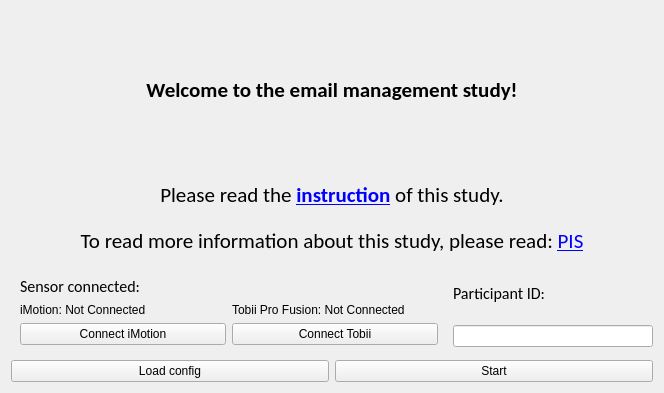
<?xml version="1.0" encoding="UTF-8"?>
<ui version="4.0">
 <class>Form</class>
 <widget class="QWidget" name="Form">
  <property name="geometry">
   <rect>
    <x>0</x>
    <y>0</y>
    <width>664</width>
    <height>393</height>
   </rect>
  </property>
  <property name="sizePolicy">
   <sizepolicy hsizetype="Fixed" vsizetype="Fixed">
    <horstretch>0</horstretch>
    <verstretch>0</verstretch>
   </sizepolicy>
  </property>
  <property name="windowTitle">
   <string>Form</string>
  </property>
  <layout class="QVBoxLayout" name="verticalLayout">
   <item>
    <widget class="QLabel" name="welcomeText">
     <property name="font">
      <font>
       <family>Calibri</family>
       <pointsize>16</pointsize>
       <weight>75</weight>
       <bold>true</bold>
      </font>
     </property>
     <property name="text">
      <string>Welcome to the email management study!</string>
     </property>
     <property name="alignment">
      <set>Qt::AlignCenter</set>
     </property>
    </widget>
   </item>
   <item>
    <widget class="QLabel" name="instructionText">
     <property name="maximumSize">
      <size>
       <width>16777215</width>
       <height>40</height>
      </size>
     </property>
     <property name="font">
      <font>
       <family>Calibri</family>
       <pointsize>14</pointsize>
      </font>
     </property>
     <property name="text">
      <string>&lt;html&gt;&lt;head/&gt;&lt;body&gt;&lt;p align=&quot;center&quot;&gt;&lt;span style=&quot; font-size:16pt;&quot;&gt;Please read the &lt;/span&gt;&lt;a href=&quot;https://docs.google.com/document/d/1d0MWLS5C5B_tiBdBng1-Ru4tBk5IxHT0jPPbmEjbNpc/edit?usp=sharing&quot;&gt;&lt;span style=&quot; font-size:16pt; font-weight:600; text-decoration: underline; color:#0000ff;&quot;&gt;instruction&lt;/span&gt;&lt;/a&gt;&lt;span style=&quot; font-size:16pt;&quot;&gt; of this study.&lt;/span&gt;&lt;/p&gt;&lt;/body&gt;&lt;/html&gt;</string>
     </property>
     <property name="openExternalLinks">
      <bool>true</bool>
     </property>
    </widget>
   </item>
   <item>
    <widget class="QLabel" name="pisText">
     <property name="maximumSize">
      <size>
       <width>16777215</width>
       <height>40</height>
      </size>
     </property>
     <property name="font">
      <font>
       <family>Calibri</family>
       <pointsize>14</pointsize>
      </font>
     </property>
     <property name="text">
      <string>&lt;html&gt;&lt;head/&gt;&lt;body&gt;&lt;p align=&quot;center&quot;&gt;&lt;span style=&quot; font-size:16pt;&quot;&gt;To read more information about this study, please read: &lt;/span&gt;&lt;a href=&quot;https://docs.google.com/document/d/18lyiYHoOldrJdRsYynBfQl9AJ7M8pi8K/edit?usp=sharing&amp;amp;ouid=116957886018192928838&amp;amp;rtpof=true&amp;amp;sd=true&quot;&gt;&lt;span style=&quot; font-size:16pt; text-decoration: underline; color:#0000ff;&quot;&gt;PIS&lt;/span&gt;&lt;/a&gt;&lt;/p&gt;&lt;/body&gt;&lt;/html&gt;</string>
     </property>
     <property name="openExternalLinks">
      <bool>true</bool>
     </property>
    </widget>
   </item>
   <item>
    <layout class="QHBoxLayout" name="horizontalLayout">
     <item>
      <widget class="QWidget" name="sensorsWidget" native="true">
       <layout class="QVBoxLayout" name="sensorConnectSection">
        <item>
         <widget class="QLabel" name="label_5">
          <property name="maximumSize">
           <size>
            <width>16777215</width>
            <height>40</height>
           </size>
          </property>
          <property name="font">
           <font>
            <family>Calibri</family>
            <pointsize>12</pointsize>
           </font>
          </property>
          <property name="text">
           <string>Sensor connected:</string>
          </property>
         </widget>
        </item>
        <item>
         <layout class="QHBoxLayout" name="horizontalLayout_2">
          <item>
           <layout class="QVBoxLayout" name="iMotion">
            <item>
             <widget class="QLabel" name="imotionLabel">
              <property name="maximumSize">
               <size>
                <width>16777215</width>
                <height>40</height>
               </size>
              </property>
              <property name="text">
               <string>iMotion: Not Connected</string>
              </property>
             </widget>
            </item>
            <item>
             <widget class="QPushButton" name="imotionConnectBtn">
              <property name="text">
               <string>Connect iMotion</string>
              </property>
             </widget>
            </item>
           </layout>
          </item>
          <item>
           <layout class="QVBoxLayout" name="Tobii">
            <item>
             <widget class="QLabel" name="tobiiLabel">
              <property name="maximumSize">
               <size>
                <width>16777215</width>
                <height>40</height>
               </size>
              </property>
              <property name="text">
               <string>Tobii Pro Fusion: Not Connected</string>
              </property>
             </widget>
            </item>
            <item>
             <widget class="QPushButton" name="tobiiConnectBtn">
              <property name="text">
               <string>Connect Tobii</string>
              </property>
             </widget>
            </item>
           </layout>
          </item>
         </layout>
        </item>
       </layout>
      </widget>
     </item>
     <item>
      <layout class="QVBoxLayout" name="verticalLayout_2">
       <item>
        <widget class="QLabel" name="label_4">
         <property name="maximumSize">
          <size>
           <width>16777215</width>
           <height>40</height>
          </size>
         </property>
         <property name="font">
          <font>
           <family>Calibri</family>
           <pointsize>12</pointsize>
          </font>
         </property>
         <property name="text">
          <string>Participant ID:</string>
         </property>
        </widget>
       </item>
       <item>
        <widget class="QLineEdit" name="usernameBox">
         <property name="sizePolicy">
          <sizepolicy hsizetype="Preferred" vsizetype="Fixed">
           <horstretch>0</horstretch>
           <verstretch>0</verstretch>
          </sizepolicy>
         </property>
         <property name="maximumSize">
          <size>
           <width>200</width>
           <height>16777215</height>
          </size>
         </property>
        </widget>
       </item>
      </layout>
     </item>
    </layout>
   </item>
   <item>
    <layout class="QHBoxLayout" name="horizontalLayout_3">
     <item>
      <widget class="QPushButton" name="loadConfigBtn">
       <property name="text">
        <string>Load config</string>
       </property>
      </widget>
     </item>
     <item>
      <widget class="QPushButton" name="startBtn">
       <property name="text">
        <string>Start</string>
       </property>
      </widget>
     </item>
    </layout>
   </item>
  </layout>
 </widget>
 <resources/>
 <connections/>
</ui>
